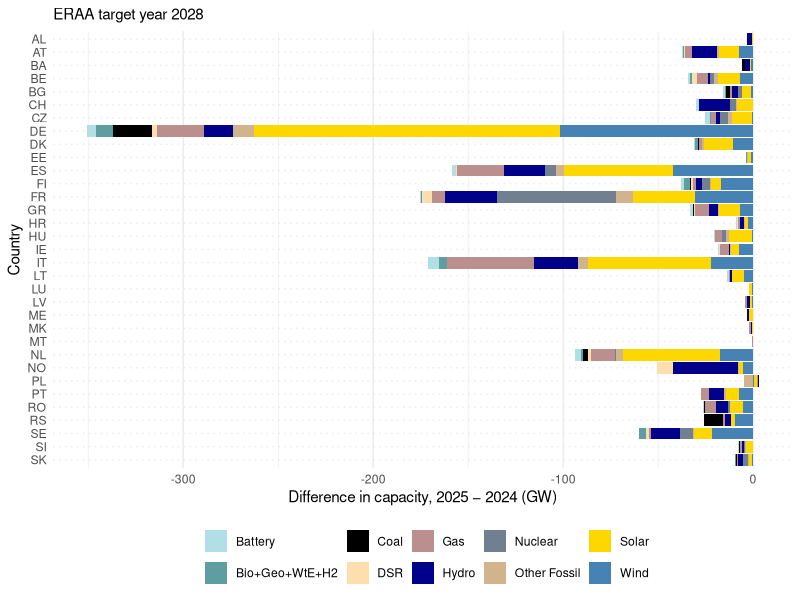
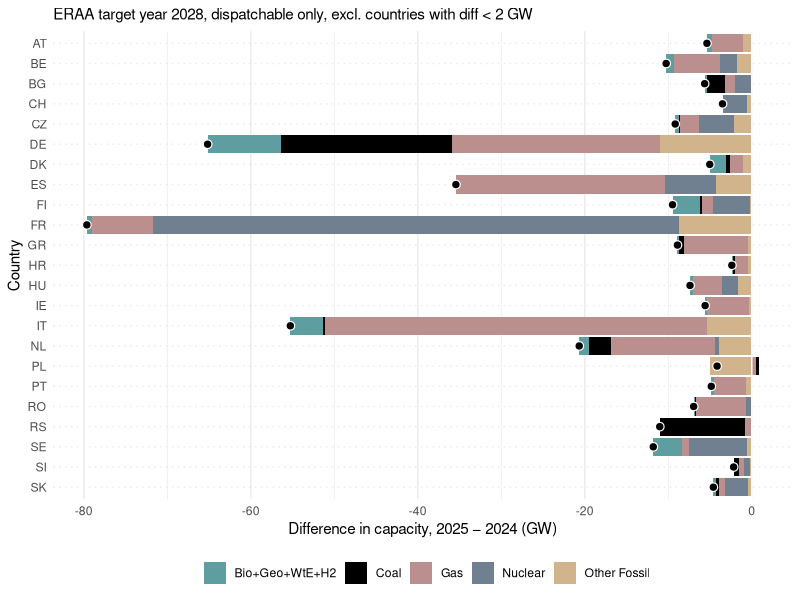
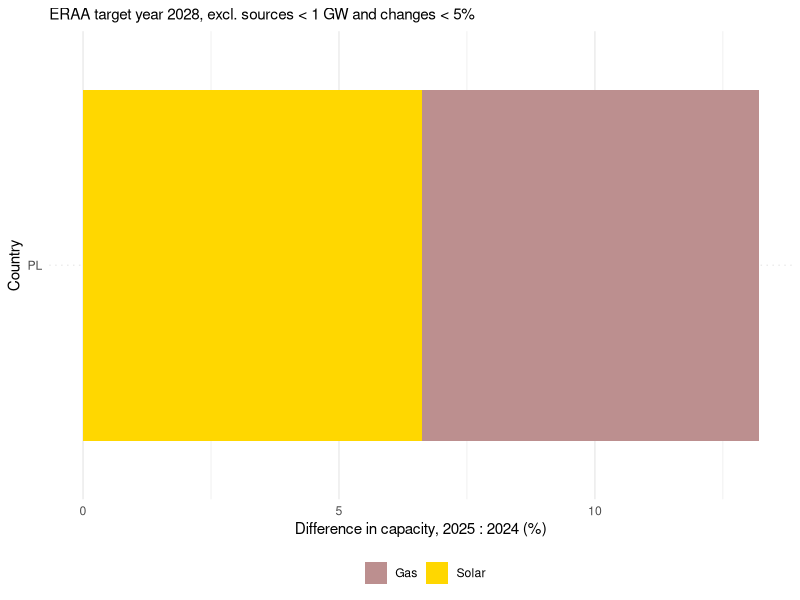

Here is the R script that generated these plots, in order:
library(tidyverse)

target_year <- 2028

scale_fill_source <- function() {
  scale_fill_manual(
    "",
    values = c(
      Battery = "powderblue",
      "Bio+Geo+WtE+H2" = "cadetblue",
      Coal = "black",
      DSR = "navajowhite",
      Gas = "rosybrown",
      Hydro = "darkblue",
      Nuclear = "slategrey",
      "Other Fossil" = "tan",
      Solar = "gold",
      Wind = "steelblue"
    )
  )
}

pemmdb_2024 <- read_csv("ERAA2024 GenerationCapacities.csv") |>
  filter(
    TARGET_YEAR == .env$target_year,
    DATA_VERSION == "Post-CfE",
    STATUS == "Market"
  ) |>
  mutate(
    Source = case_match(
      TECHNOLOGY,
      c("Biofuel", "Geothermal", "Others (RES)", "Small biomass") ~
        "Bio+Geo+WtE+H2",
      c("Hard coal", "Lignite") ~ "Coal",
      c("Oil", "Others (non-RES)") ~ "Other Fossil",
      c("Implicit solar PV", "Solar (PV)", "Solar (thermal)") ~ "Solar",
      c("Wind offshore", "Wind onshore") ~ "Wind",
      c("Closed loop pumping", "Open loop pumping", "Pondage", "Reservoir",
        "Run of river") ~ "Hydro",
      c("Battery", "Gas", "Nuclear") ~ TECHNOLOGY,
      "DSR" ~ "DSR"
    ),
    Country = substr(MARKET_NODE, 0, 2)
  ) |>
  summarise(
    Capacity = sum(CAPACITY_MW) / 1e3,
    .by = c(Country, Source)
  ) |>
  filter(
    Country != "TR",
    Country != "UK",
    !is.na(Source)
  )

pemmdb_2025 <- read_csv("ERAA2025 GenerationCapacities.csv") |>
  filter(
    `Target year` == .env$target_year,
    (Market_Node == "PL00" & data_version == "ERAA 2025 pre-CfE") |
      (Market_Node != "PL00" & data_version == "ERAA 2025 post-CfE"),
    (Operational_Status %in% c("Available on market", "Inelastic supply / fixed profile")) |
      (str_detect(Technology, "PV") &
        Operational_Status == "Out of market – for PV/battery dispatch optimization")
  ) |>
  mutate(
    Source = case_match(
      Technology,
      c("Biofuel", "Geothermal", "Hydrogen", "Small biomass", "Waste") ~
        "Bio+Geo+WtE+H2",
      c("Hard coal", "Lignite") ~ "Coal",
      c("Heavy oil", "Light oil", "Shale oil") ~ "Other Fossil",
      c(
        "Solar PV utility non-tracking", "Solar PV utility tracking",
        "Solar PV rooftop residential", "Solar PV rooftop industrial"
      ) ~ "Solar",
      c("Wind offshore fixed", "Wind offshore floating", "Wind onshore") ~
        "Wind",
      c(
        "Closed loop pumping", "Open loop pumping", "Pondage", "Reservoir",
        "Run of river"
      ) ~ "Hydro",
      c("Battery utility scale", "Battery residential") ~ "Battery",
      "Natural gas" ~ "Gas",
      c("DSR", "Nuclear") ~ Technology,
      # Other:
      # "Solar thermal with storage"    "Solar thermal without storage"
      # "Electrolyser" "Hydrogen" "Power to heat"
    ),
    Country = substr(Market_Node, 0, 2)
  ) |>
  summarise(
    Capacity = sum(Value) / 1e3,
    .by = c(Country, Source)
  ) |>
  filter(
    Country != "TR",
    Country != "UK",
    !is.na(Source)
  )

caps_joint <- pemmdb_2024 |>
  full_join(
    pemmdb_2025,
    join_by(Country, Source),
    suffix = c("_2024", "_2025")
  ) |>
  replace_na(list(Capacity_2024 = 0, Capacity_2025 = 0))

# Absolute changes.
caps_joint |>
  ggplot(aes(Capacity_2025 - Capacity_2024, fct_rev(Country))) +
  geom_col(aes(fill = Source)) +
  scale_fill_source() +
  labs(
    x = "Difference in capacity, 2025 \u2212 2024 (GW)",
    y = "Country",
    subtitle = str_glue("ERAA target year {target_year}")
  ) +
  theme_minimal() +
  theme(
    legend.position = "bottom",
    panel.grid.major.y = element_line(linetype = "dotted")
  )

# Dispatchable only.
caps_joint |>
  filter(
    Source %in% c("Bio+Geo+WtE+H2", "Coal", "Gas", "Nuclear", "Other Fossil")
  ) |>
  mutate(Diff = Capacity_2025 - Capacity_2024) |>
  group_by(Country) |>
  # Keep only countries where all changes (in either direction) are
  # at least 2 GW.
  group_map(~ if (sum(abs(.x$Diff)) < 2) tibble() else .x, .keep = TRUE) |>
  list_rbind() |>
  ggplot(aes(Diff, fct_rev(Country))) +
  geom_col(aes(fill = Source)) +
  geom_vline(xintercept = 0, colour = "white") +
  stat_summary(
    fun = sum,
    geom = "point",
    shape = 21,
    colour = "white",
    fill = "black",
    size = 2.5,
    stroke = .6
  ) +
  scale_fill_source() +
  labs(
    x = "Difference in capacity, 2025 \u2212 2024 (GW)",
    y = "Country",
    subtitle = str_glue(
      "ERAA target year {target_year}, dispatchable only, excl. countries",
      " with diff < 2 GW"
    )
  ) +
  theme_minimal() +
  theme(
    legend.position = "bottom",
    panel.grid.major.y = element_line(linetype = "dotted")
  )

# Relative (%) changes, excluding small values.
caps_joint |>
  filter(Capacity_2025 > 1, Capacity_2024 > 1) |>
  mutate(ChangePct = 100 * (Capacity_2025 / Capacity_2024 - 1)) |>
  filter(abs(ChangePct) >= 5) |>
  ggplot(aes(ChangePct, fct_rev(Country))) +
  geom_col(aes(fill = Source)) +
  scale_fill_source() +
  labs(
    x = "Difference in capacity, 2025 : 2024 (%)",
    y = "Country",
    subtitle = str_glue(
      "ERAA target year {target_year}, excl. sources < 1 GW and changes < 5%"
    )
  ) +
  theme_minimal() +
  theme(
    legend.position = "bottom",
    panel.grid.major.y = element_line(linetype = "dotted")
  )

filter(caps_joint, Country == "CZ")
filter(caps_joint, Source == "Gas", Country %in% c("ES", "FR", "IT"))
filter(caps_joint, Source == "Solar", Country %in% c("IT", "NL"))
